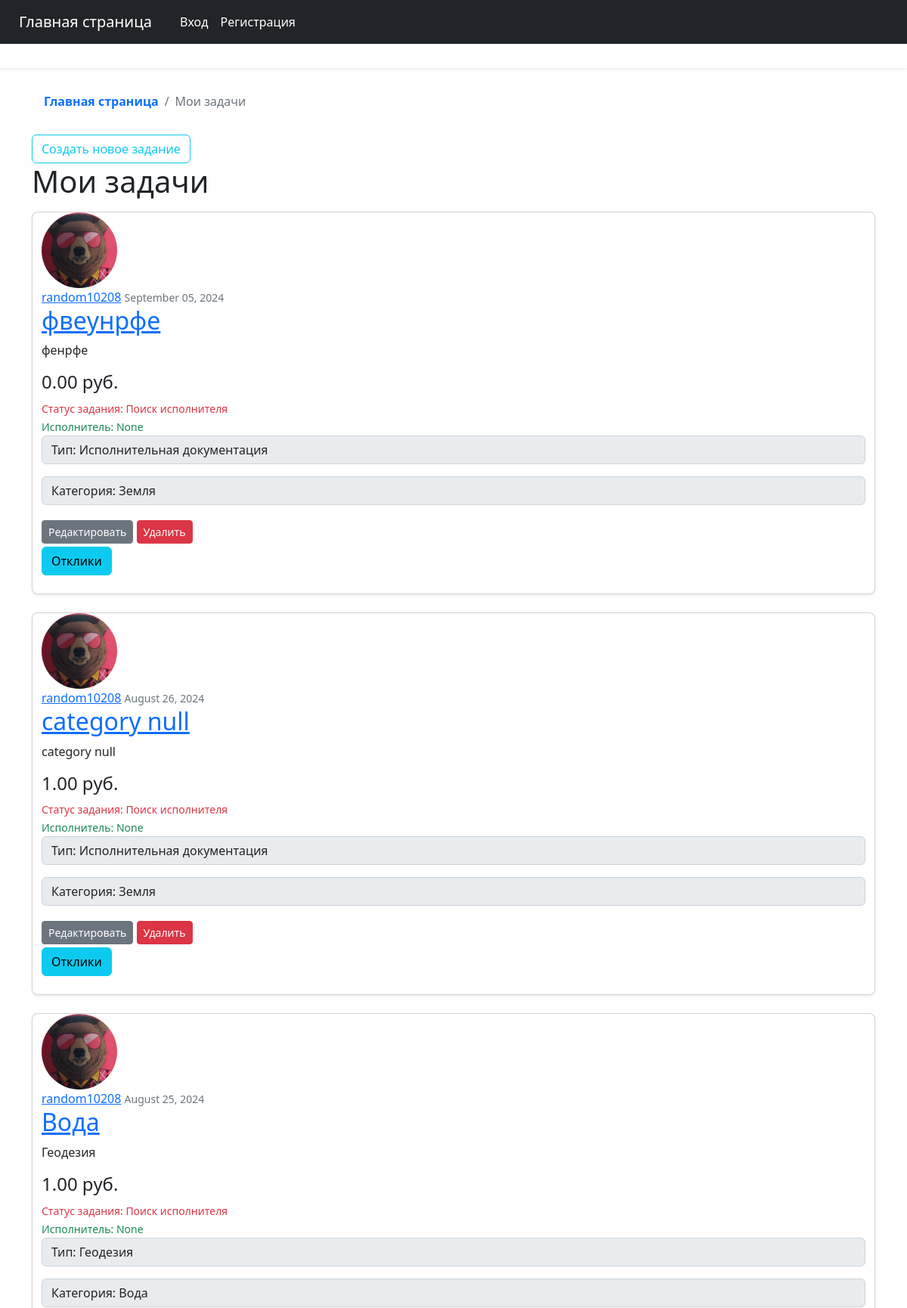
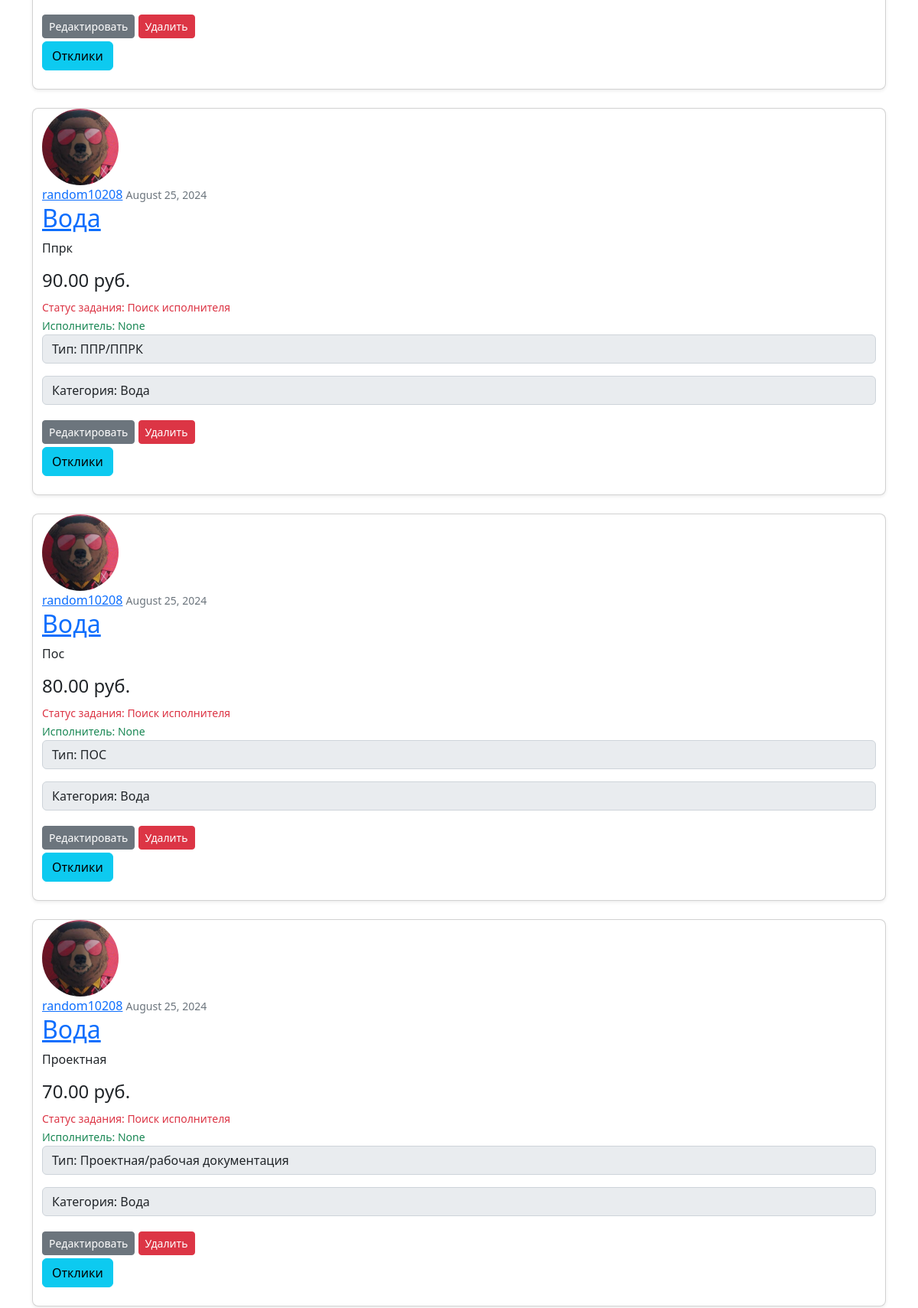
The app's page /user/random10208/tasks (upper part) with its own data (2 pictures, top to bottom).
### searchwork/models.py (models this page shows, shortened)
class Task(models.Model):
    title = models.CharField(max_length=100)
    content = models.TextField()
    date_posted = models.DateTimeField(default=timezone.now)
    author = models.ForeignKey(User, on_delete=models.CASCADE, related_name="client_user")
    worker = models.ForeignKey(User, on_delete=models.SET_NULL, null=True, related_name="worker_user")
    status = models.CharField(max_length=200, choices=STATUS_CHOICES, default='Поиск исполнителя')
    budget = models.DecimalField(max_digits=18, decimal_places=2, default=0.00)
    type = models.CharField(max_length=200, choices=TYPE_CHOICES, null=False, default='Исполнительная документация')
    category = models.CharField(max_length=200, choices=CATEGORY_CHOICES, null=False, default='Земля')

### users/models.py (models this page shows, shortened)
class Profile(models.Model):
    user = models.OneToOneField(User, on_delete=models.CASCADE)
    image = models.ImageField(default='default.jpg', upload_to='profile_pics')

### searchwork/views.py (the view)
# urls.py: path('user/<str:username>/tasks', MyTaskListView.as_view(), name='my-tasks'),
class MyTaskListView(ListView):
    model = Task
    template_name = 'searchwork/my_tasks.html'  # <app>/<model>_<viewtype>.html
    context_object_name = 'tasks'
    paginate_by = 10
    def get_queryset(self):
        user = get_object_or_404(User, username=self.kwargs.get('username'))
        return Task.objects.filter(author=user).order_by('-date_posted')

### searchwork/templates/searchwork/my_tasks.html (shortened to what this page needs)
{% extends "searchwork/base_client.html" %}
{% block content %}
<ol class="breadcrumb p-3 bg-body-tertiary rounded-3">
      <li class="breadcrumb-item">
        <a class="link-body-emphasis fw-semibold text-decoration-none" href="{% url 'searchwork-about' %}">Главная страница</a>
      </li>
      <li class="breadcrumb-item active" aria-current="page">
        Мои задачи
      </li>
    </ol>
    <a class="btn btn-outline-info" href="{% url 'task-create' %}">Создать новое задание</a>
    {% if tasks %}
    <h1 class="mb-3">Мои задачи</h1>
    {% for task in tasks %}
        <div class="card mb-4 rounded-3 shadow-sm">
            <article class="container mb-4">
              <img class="rounded-circle article-img" src="{{ task.author.profile.image.url }}" width="100" height="100" alt="аватар заказчика">
              <div class="media-body">
                    <div class="article-metadata">
                      <a class="mr-2" href="{% url 'profile' %}">{{ task.author }}</a>
                      <small class="text-muted">{{ task.date_posted|date:"F d, Y" }}</small>
                    </div>
                    <h2><a class="article-title" href="{% url 'task-detail-client' task.id %}">{{ task.title }}</a></h2>
                  <p class="article-content">{{ task.content }}</p>
                  <h4 class="article-title">{{ task.budget }} руб.</h4>
                    <small class="text-danger">Статус задания: {{ task.status }}</small><br>
                    <small class="text-success">Исполнитель: {{ task.worker }}</small>
                  <p class="input-group-text">Тип: {{ task.type }}</p>
                  <p class="input-group-text">Категория: {{ task.category }}</p>
              </div>
              <div>
                <a class="btn btn-secondary btn-sm mt-1 mb-1" href="{% url 'task-update' task.id %}">Редактировать</a>
                <a class="btn btn-danger btn-sm mt-1 mb-1" href="{% url 'task-delete' task.id %}">Удалить</a>
              </div>
              <div>
                <a class="btn btn-info" href="{% url 'task-candidates' task.id %}">Отклики</a>
              </div>
            </article>
        </div>
    {% endfor %}
{% else %}
<h1>Вы пока не создали ни одного задания.</h1>
        {% endif %}
{% endblock content %}

### records on screen
Task: author.profile.image (picture), author "random10208", date_posted "September 05, 2024", title "фвеунрфе", content "фенрфе", budget "0.00", status "Поиск исполнителя", worker "None", type "Исполнительная документация", category "Земля"
Task: author.profile.image (picture), author "random10208", date_posted "August 26, 2024", title "category null", content "category null", budget "1.00", status "Поиск исполнителя", worker "None", type "Исполнительная документация", category "Земля"
Task: author.profile.image (picture), author "random10208", date_posted "August 25, 2024", title "Вода", content "Геодезия", budget "1.00", status "Поиск исполнителя", worker "None", type "Геодезия", category "Вода"
Task: author.profile.image (picture), author "random10208", date_posted "August 25, 2024", title "Вода", content "Ппрк", budget "90.00", status "Поиск исполнителя", worker "None", type "ППР/ППРК", category "Вода"
Task: author.profile.image (picture), author "random10208", date_posted "August 25, 2024", title "Вода", content "Пос", budget "80.00", status "Поиск исполнителя", worker "None", type "ПОС", category "Вода"
Task: author.profile.image (picture), author "random10208", date_posted "August 25, 2024", title "Вода", content "Проектная", budget "70.00", status "Поиск исполнителя", worker "None", type "Проектная/рабочая документация", category "Вода"
